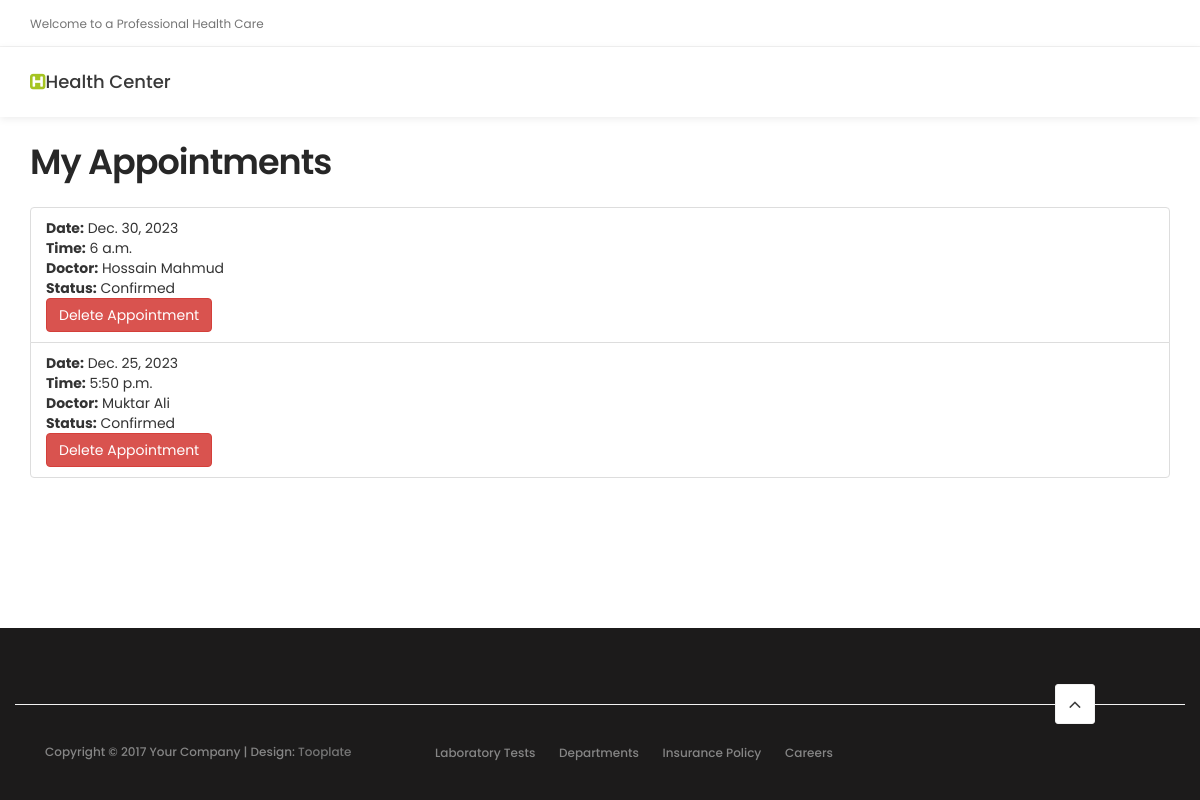
The page /my_appointments/ (signed in) on the database its author committed.
### website/models.py (models this page shows, shortened)
class Appointment(models.Model):
    a_id = models.AutoField(primary_key=True)
    time = models.DateTimeField(auto_now_add=True, null=True)
    username = models.ForeignKey(Patient, on_delete=models.CASCADE, null=True)
    d_nid = models.ForeignKey(Doctor, on_delete=models.CASCADE, null=True)
    schedule = models.ForeignKey(Schedule, on_delete=models.CASCADE, null=True)
    status = models.CharField(max_length=20, default='Pending')

class Schedule(models.Model):
    slot = models.AutoField(primary_key=True)
    date = models.DateField()
    start_time = models.TimeField()
    doctor = models.ForeignKey(Doctor, on_delete=models.CASCADE)
    consultation_fee = models.DecimalField(max_digits=10, decimal_places=2)
    class Meta:
        unique_together = ['doctor', 'date', 'start_time']

class Doctor(models.Model):
    d_nid = models.IntegerField(primary_key=True)
    speciality = models.CharField(max_length=15)
    degree = models.CharField(max_length=15)
    name = models.CharField(max_length=40)
    hospitals = models.ManyToManyField(Hospital, through='DocSits', through_fields=('doctor', 'hospital'))

### website/views.py (the view)
# urls.py: path('my_appointments/', views.my_appointments_view, name='my_appointments'),
def my_appointments_view(request):
    if request.user.is_authenticated:
        appointments = Appointment.objects.filter(username=request.user)
        return render(request, 'my_appointments.html', {'appointments': appointments})
    else:
        return redirect('login')

### website/templates/my_appointments.html (shortened to what this page needs)
{% extends 'base.html' %}
{% load static %}
{% block content %}
<div class="container mt-4">
    <h2 class="mb-4">My Appointments</h2>
    <ul class="list-group">
        {% for appointment in appointments %}
            <li class="list-group-item">
                <strong>Date:</strong> {{ appointment.schedule.date }}
                <br>
                <strong>Time:</strong> {{ appointment.schedule.start_time }}
                <br>
                <strong>Doctor:</strong> {{ appointment.d_nid.name }}
                <br>
                <strong>Status:</strong> {{ appointment.status }}
                <form method="post" action="{% url 'delete_appointment' appointment.a_id %}" class="mt-2">
                    <button type="submit" class="btn btn-danger">Delete Appointment</button>
                </form>
            </li>
        {% endfor %}
    </ul>
</div>
</body>
</html>
{% endblock %}

### static/css/tooplate-style.css (style rules this page uses)
body { background: #ffffff; font-family: 'Poppins', sans-serif; overflow-x: hidden; }
h1,h2,h3,h4,h5,h6 { font-weight: 600; line-height: inherit; }
h1,h2,h3,h4 { letter-spacing: -1px; }
h2 { color: #272727; font-size: 3em; padding-bottom: 10px; }
html { -webkit-font-smoothing: antialiased; }
@media only screen and (max-width: 1200px) { h2 { font-size: 2.5em; } }

### website/templates/base.html (style rules this page uses)
body { display: flex; flex-direction: column; min-height: 100vh; margin: 0; }

### rows shown on the page
Appointment: schedule "Dec. 30, 2023", schedule.start_time "6 a.m.", d_nid.name "Hossain Mahmud", status "Confirmed"
Appointment: schedule "Dec. 25, 2023", schedule.start_time "5:50 p.m.", d_nid.name "Muktar Ali", status "Confirmed"
